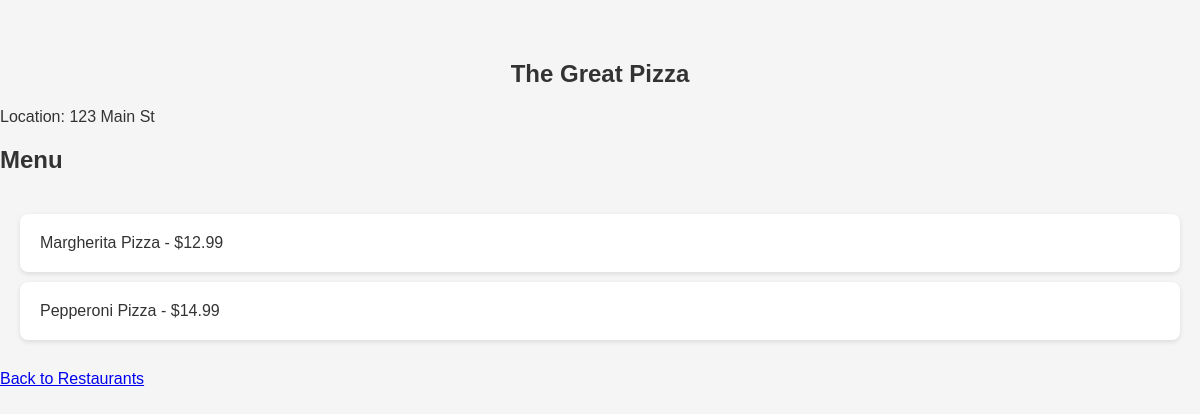
The app's page /customer_menu/1 (signed in) with its own data.
### tables this page shows
CREATE TABLE restaurants (
    rest_id INTEGER,
    name TEXT NOT NULL,
    location TEXT NOT NULL,
    owner INTEGER
);

CREATE TABLE menu_items (
    menu_item_id INTEGER PRIMARY KEY AUTOINCREMENT,
    rest_id INTEGER,
    name TEXT NOT NULL,
    description TEXT,
    price REAL NOT NULL,
    FOREIGN KEY (rest_id) REFERENCES restaurants(rest_id)
);

### app.py (the view)
@app.route('/customer_menu/<int:rest_id>')
def order(rest_id):
    if 'logged_in' in session and session['logged_in']:
        conn = get_db_connection()
        cur = conn.cursor()
        cur.execute('SELECT name, location FROM restaurants WHERE rest_id = ?', (rest_id,))
        restaurant = cur.fetchone()
        cur.execute('SELECT name, price FROM menu_items WHERE rest_id = ?', (rest_id,))
        menu_items = cur.fetchall()
        conn.close()
        return render_template('customer_menu.html', restaurant=restaurant, menu_items=menu_items)
    else:
        return redirect(url_for('login'))

### app.py (called while the page is built)
def get_db_connection():
    conn = sqlite3.connect('eatease.db')
    conn.row_factory = sqlite3.Row
    return conn

@app.before_request
def handle_session_clearing():
    global session_cleared
    if not session_cleared:
        session.clear()
        session_cleared = True

### templates/customer_menu.html (shortened to what this page needs)
<!DOCTYPE html>
<html lang="en">
<head>
</head>
<body>
    <h1>{{ restaurant.name }}</h1>
    <p>Location: {{ restaurant.location }}</p>
    <h2>Menu</h2>
    <ul>
        {% for item in menu_items %}
        <li>{{ item.name }} - ${{ item.price }}</li>
        {% endfor %}
    </ul>
    <a href="/">Back to Restaurants</a>
</body>
</html>

### templates/customer_menu.html (style rules this page uses)
body, h1, ul, li { margin: 0; padding: 0; }
body { font-family: Arial, sans-serif; background-color: #f5f5f5; padding-top: 60px; color: #333; }
h1 { text-align: center; color: #333; margin-bottom: 20px; font-size: 24px; }
ul { list-style-type: none; padding: 20px; }
li { background-color: white; margin-bottom: 10px; padding: 20px; border-radius: 8px; box-shadow: 0 2px 5px rgba(0,0,0,0.1); }

### records on screen
restaurants: name "The Great Pizza", location "123 Main St"
menu_items: name "Margherita Pizza", price "12.99"
menu_items: name "Pepperoni Pizza", price "14.99"
